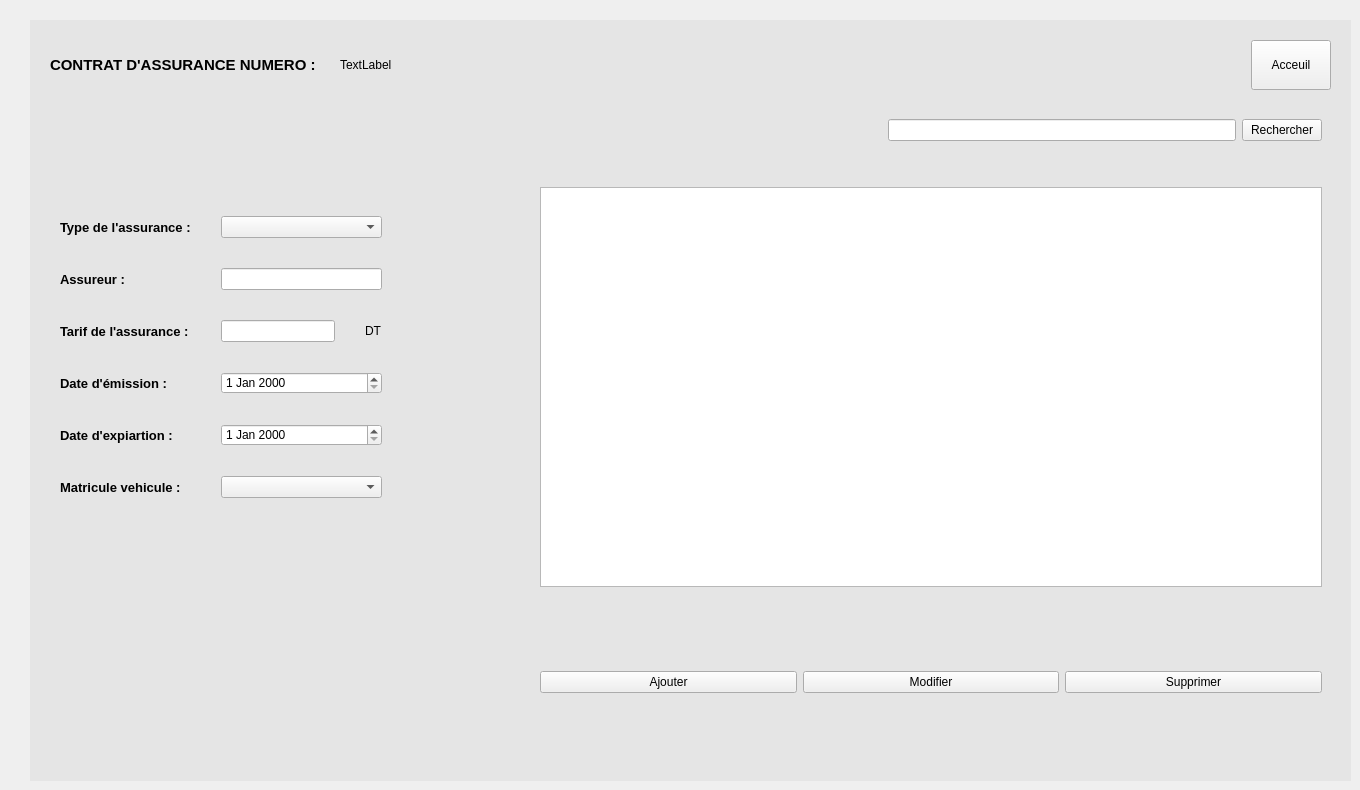
   <widget class="QWidget" name="stackedWidgetPage2">
    <widget class="QWidget" name="gridWidget2" native="true">
     <property name="geometry">
      <rect>
       <x>30</x>
       <y>20</y>
       <width>1321</width>
       <height>761</height>
      </rect>
     </property>
     <property name="styleSheet">
      <string notr="true">#gridWidget2 {
	background : #e5e5e5;
}</string>
     </property>
     <layout class="QGridLayout" name="gridLayout_2">
      <property name="leftMargin">
       <number>20</number>
      </property>
      <property name="topMargin">
       <number>20</number>
      </property>
      <property name="rightMargin">
       <number>20</number>
      </property>
      <property name="bottomMargin">
       <number>20</number>
      </property>
      <property name="spacing">
       <number>20</number>
      </property>
      <item row="1" column="1">
       <spacer name="horizontalSpacer_11">
        <property name="orientation">
         <enum>Qt::Horizontal</enum>
        </property>
        <property name="sizeHint" stdset="0">
         <size>
          <width>115</width>
          <height>448</height>
         </size>
        </property>
       </spacer>
      </item>
      <item row="2" column="2">
       <spacer name="verticalSpacer_4">
        <property name="orientation">
         <enum>Qt::Vertical</enum>
        </property>
        <property name="sizeHint" stdset="0">
         <size>
          <width>20</width>
          <height>40</height>
         </size>
        </property>
       </spacer>
      </item>
      <item row="0" column="2">
       <layout class="QHBoxLayout" name="horizontalLayout_15">
        <item>
         <spacer name="horizontalSpacer_9">
          <property name="orientation">
           <enum>Qt::Horizontal</enum>
          </property>
          <property name="sizeHint" stdset="0">
           <size>
            <width>40</width>
            <height>20</height>
           </size>
          </property>
         </spacer>
        </item>
        <item>
         <widget class="QPushButton" name="PBacceuil_4">
          <property name="minimumSize">
           <size>
            <width>50</width>
            <height>50</height>
           </size>
          </property>
          <property name="text">
           <string>Acceuil</string>
          </property>
         </widget>
        </item>
       </layout>
      </item>
      <item row="1" column="0">
       <layout class="QVBoxLayout" name="verticalLayout_7">
        <item>
         <spacer name="verticalSpacer_6">
          <property name="orientation">
           <enum>Qt::Vertical</enum>
          </property>
          <property name="sizeHint" stdset="0">
           <size>
            <width>20</width>
            <height>40</height>
           </size>
          </property>
         </spacer>
        </item>
        <item>
         <widget class="QWidget" name="formWidget" native="true">
          <property name="minimumSize">
           <size>
            <width>0</width>
            <height>400</height>
           </size>
          </property>
          <layout class="QFormLayout" name="formLayout">
           <property name="horizontalSpacing">
            <number>30</number>
           </property>
           <property name="verticalSpacing">
            <number>30</number>
           </property>
           <property name="leftMargin">
            <number>10</number>
           </property>
           <property name="topMargin">
            <number>10</number>
           </property>
           <property name="rightMargin">
            <number>10</number>
           </property>
           <property name="bottomMargin">
            <number>10</number>
           </property>
           <item row="0" column="0">
            <widget class="QLabel" name="label_19">
             <property name="font">
              <font>
               <pointsize>10</pointsize>
               <weight>75</weight>
               <bold>true</bold>
              </font>
             </property>
             <property name="text">
              <string>Type de l'assurance :</string>
             </property>
            </widget>
           </item>
           <item row="0" column="1">
            <widget class="QComboBox" name="comboBoxTypeAssurance"/>
           </item>
           <item row="1" column="0">
            <widget class="QLabel" name="label_20">
             <property name="font">
              <font>
               <pointsize>10</pointsize>
               <weight>75</weight>
               <bold>true</bold>
              </font>
             </property>
             <property name="text">
              <string>Assureur :</string>
             </property>
            </widget>
           </item>
           <item row="1" column="1">
            <widget class="QLineEdit" name="lineEdit_Assureur"/>
           </item>
           <item row="2" column="0">
            <widget class="QLabel" name="label_21">
             <property name="font">
              <font>
               <pointsize>10</pointsize>
               <weight>75</weight>
               <bold>true</bold>
              </font>
             </property>
             <property name="text">
              <string>Tarif de l'assurance :</string>
             </property>
            </widget>
           </item>
           <item row="2" column="1">
            <layout class="QHBoxLayout" name="horizontalLayout_2">
             <item>
              <widget class="QLineEdit" name="lineEdit_Tarif"/>
             </item>
             <item>
              <widget class="QLabel" name="label_10">
               <property name="text">
                <string>DT</string>
               </property>
              </widget>
             </item>
            </layout>
           </item>
           <item row="3" column="0">
            <widget class="QLabel" name="label_11">
             <property name="font">
              <font>
               <pointsize>10</pointsize>
               <weight>75</weight>
               <bold>true</bold>
              </font>
             </property>
             <property name="text">
              <string>Date d'émission :</string>
             </property>
            </widget>
           </item>
           <item row="3" column="1">
            <layout class="QHBoxLayout" name="horizontalLayout_3">
             <item>
              <widget class="QDateEdit" name="DateDebutAssurance">
               <property name="minimumSize">
                <size>
                 <width>50</width>
                 <height>0</height>
                </size>
               </property>
              </widget>
             </item>
            </layout>
           </item>
           <item row="4" column="0">
            <widget class="QLabel" name="label_12">
             <property name="font">
              <font>
               <pointsize>10</pointsize>
               <weight>75</weight>
               <bold>true</bold>
              </font>
             </property>
             <property name="text">
              <string>Date d'expiartion :</string>
             </property>
            </widget>
           </item>
           <item row="4" column="1">
            <layout class="QHBoxLayout" name="horizontalLayout_14">
             <item>
              <widget class="QDateEdit" name="DateFinAssurance">
               <property name="minimumSize">
                <size>
                 <width>50</width>
                 <height>0</height>
                </size>
               </property>
              </widget>
             </item>
            </layout>
           </item>
           <item row="5" column="0">
            <widget class="QLabel" name="label_9">
             <property name="font">
              <font>
               <pointsize>10</pointsize>
               <weight>75</weight>
               <bold>true</bold>
              </font>
             </property>
             <property name="text">
              <string>Matricule vehicule :</string>
             </property>
            </widget>
           </item>
           <item row="5" column="1">
            <widget class="QComboBox" name="comboBoxMatriculeVehicule"/>
           </item>
          </layout>
         </widget>
        </item>
        <item>
         <spacer name="verticalSpacer_5">
          <property name="orientation">
           <enum>Qt::Vertical</enum>
          </property>
          <property name="sizeHint" stdset="0">
           <size>
            <width>128</width>
            <height>38</height>
           </size>
          </property>
         </spacer>
        </item>
       </layout>
      </item>
      <item row="0" column="0">
       <layout class="QHBoxLayout" name="horizontalLayout_18">
        <item>
         <widget class="QLabel" name="label_13">
          <property name="font">
           <font>
            <pointsize>11</pointsize>
            <weight>75</weight>
            <bold>true</bold>
           </font>
          </property>
          <property name="text">
           <string>CONTRAT D'ASSURANCE NUMERO : </string>
          </property>
         </widget>
        </item>
        <item>
         <widget class="QLabel" name="numeroAssurance">
          <property name="text">
           <string>TextLabel</string>
          </property>
         </widget>
        </item>
       </layout>
      </item>
      <item row="1" column="2">
       <widget class="QWidget" name="verticalWidget" native="true">
        <layout class="QVBoxLayout" name="verticalLayout_6">
         <property name="leftMargin">
          <number>9</number>
         </property>
         <property name="topMargin">
          <number>9</number>
         </property>
         <property name="rightMargin">
          <number>9</number>
         </property>
         <property name="bottomMargin">
          <number>9</number>
         </property>
         <item>
          <layout class="QHBoxLayout" name="horizontalLayout_17">
           <item>
            <spacer name="horizontalSpacer_10">
             <property name="orientation">
              <enum>Qt::Horizontal</enum>
             </property>
             <property name="sizeHint" stdset="0">
              <size>
               <width>40</width>
               <height>20</height>
              </size>
             </property>
            </spacer>
           </item>
           <item>
            <widget class="QLineEdit" name="lineEdit"/>
           </item>
           <item>
            <widget class="QPushButton" name="pushButton_RechercherAssurance">
             <property name="text">
              <string>Rechercher</string>
             </property>
            </widget>
           </item>
          </layout>
         </item>
         <item>
          <spacer name="verticalSpacer_3">
           <property name="orientation">
            <enum>Qt::Vertical</enum>
           </property>
           <property name="sizeHint" stdset="0">
            <size>
             <width>20</width>
             <height>40</height>
            </size>
           </property>
          </spacer>
         </item>
         <item>
          <widget class="QTableView" name="tableAssurance">
           <property name="minimumSize">
            <size>
             <width>782</width>
             <height>400</height>
            </size>
           </property>
          </widget>
         </item>
         <item>
          <spacer name="verticalSpacer_2">
           <property name="orientation">
            <enum>Qt::Vertical</enum>
           </property>
           <property name="sizeHint" stdset="0">
            <size>
             <width>288</width>
             <height>78</height>
            </size>
           </property>
          </spacer>
         </item>
         <item>
          <layout class="QHBoxLayout" name="horizontalLayout_16">
           <item>
            <widget class="QPushButton" name="pushButton_AjouterAssurance">
             <property name="text">
              <string>Ajouter</string>
             </property>
            </widget>
           </item>
           <item>
            <widget class="QPushButton" name="pushButton_ModifierAssurance">
             <property name="text">
              <string>Modifier</string>
             </property>
            </widget>
           </item>
           <item>
            <widget class="QPushButton" name="pushButton_SupprimerAssurance">
             <property name="text">
              <string>Supprimer</string>
             </property>
            </widget>
           </item>
          </layout>
         </item>
        </layout>
       </widget>
      </item>
     </layout>
    </widget>
   </widget>
